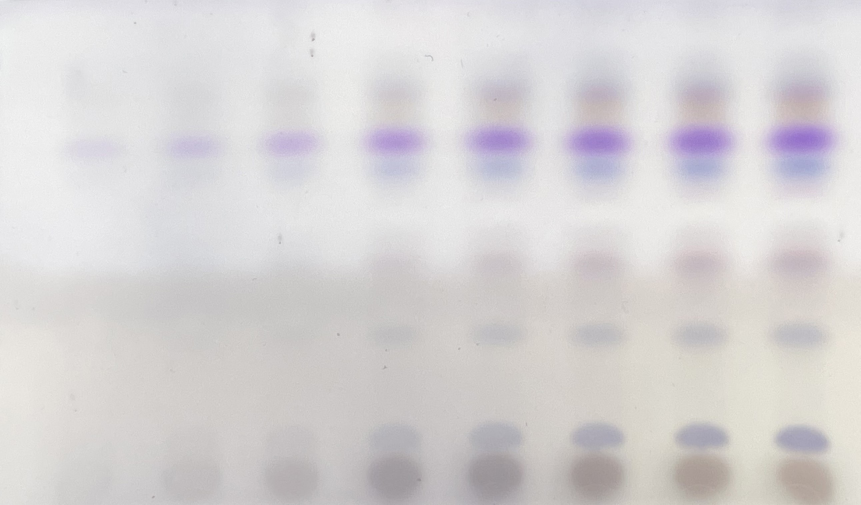
#> input picture test_images/5CY.jpg, 2581 x 1514 px, found by its file name (shown at 1/3 size)
$ python main.py
#> lines starting #> are read from the running program, lines starting #| are printed output that depends on the picture
### utils.py
import cv2
import numpy as np

def load_image(file_path):
    return cv2.imread(file_path, cv2.IMREAD_GRAYSCALE)
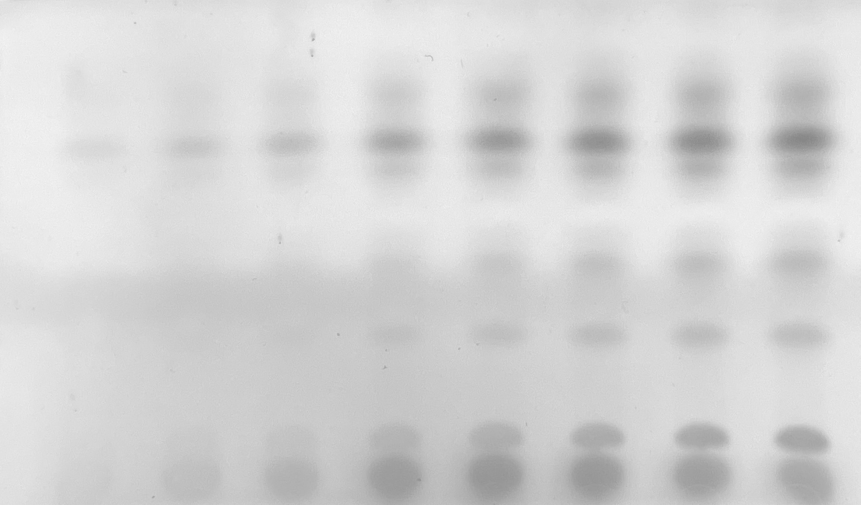
#> returned value: shape (1514, 2581) (shown at 1/3 size); min 132, max 246, mean 212.6

def resize_with_padding(image, target_size=(256, 256)):
#> called with target_size = (500, 750)
    h, w = image.shape[:2]
#> h = 1514; w = 2581
    scale = min(target_size[0] / h, target_size[1] / w)
#> scale = 0.291
    new_h, new_w = int(h * scale), int(w * scale)
#> new_h = 439; new_w = 750

    # Resize while keeping aspect ratio
    resized = cv2.resize(image, (new_w, new_h), interpolation=cv2.INTER_AREA)
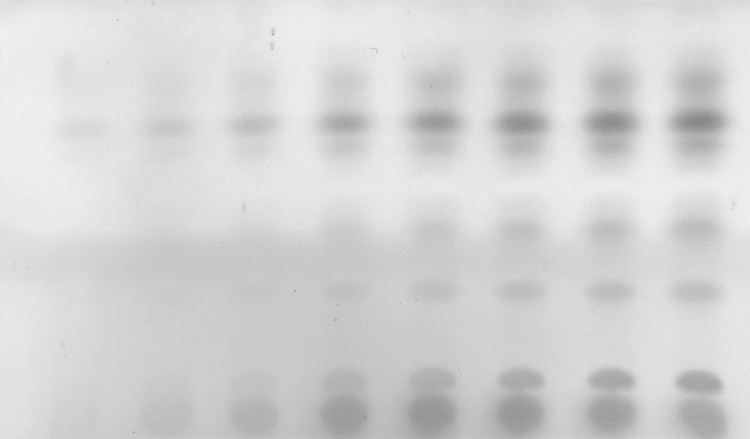
#> resized: shape (439, 750); min 134, max 242, mean 212.6

    # Pad the resized image to fit the target size
    pad_h = (target_size[0] - new_h) // 2
#> pad_h = 30
    pad_w = (target_size[1] - new_w) // 2
#> pad_w = 0
    padded = cv2.copyMakeBorder(resized, pad_h, pad_h, pad_w, pad_w, cv2.BORDER_CONSTANT, value=255)
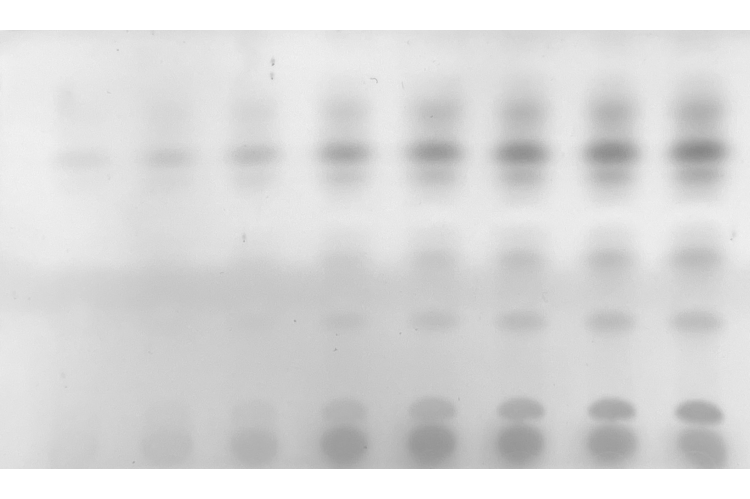
#> padded: shape (499, 750); min 134, max 255, mean 217.7

    return padded

### train.py
import numpy as np
import cv2
from scipy.optimize import minimize
from skimage.metrics import structural_similarity as ssim
import model
from features import local_variance, local_entropy, gradient_magnitude

def extract_features(image):
    variance = local_variance(image)
    gradient = gradient_magnitude(image)
    return np.stack([variance, gradient], axis=1)

def apply_processing(image, parameters):
    gaussian_blur_kernel_size, clahe_clip_limit, clahe_grid_size, adaptive_thresholding_block_size, adaptive_thresholding_constant, morph_kernel_size = parameters
    image = cv2.GaussianBlur(image, gaussian_blur_kernel_size)
    clahe_object = cv2.createCLAHE(clahe_clip_limit, clahe_grid_size)
    image = clahe_object.apply(image)
    mask = cv2.adaptiveThreshold(image, 255, cv2.ADAPTIVE_THRESH_MEAN_C, cv2.THRESH_BINARY_INV, adaptive_thresholding_block_size, adaptive_thresholding_constant)
    mask = cv2.morphologyEx(image, cv2.MORPH_OPEN, cv2.getStructuringElement(cv2.MORPH_ELLIPSE, morph_kernel_size))
    return cv2.bitwise_and(image, mask)

def calculate_psnr(image1, image2):
    return cv2.PSNR(image1, image2)

def calculate_ssim(image1, image2):
    return ssim(image1, image2, data_range=image2.max() - image2.min())

def cost_function(list_theta, image, reference_image, features, p_min, p_max):
    theta_0 = list_theta[0]
    theta_1 = list_theta[1:features.shape[1] + 1]
    theta_2 = list_theta[features.shape[1] + 1:].reshape(features.shape[1], features.shape[1])

    predicted_params = model.predict_parameter(features, theta_0, theta_1, theta_2, p_min, p_max)
    processed_image = apply_processing(image, predicted_params)

    psnr_value = calculate_psnr(processed_image, reference_image)
    ssim_value = calculate_ssim(processed_image, reference_image)

    return -psnr_value

def train_model(images, reference_images, p_min, p_max):
    """
    1. Extract feature from images
    2. Initialize theta_0 (scalar), theta_1 (vector), and theta_2 (matrix)
    3. Minimize cost function (PSNR, SSIM) by optimize theta value
    4. Return optimal theta
    """
    features = np.vstack([extract_features(img) for img in images])

    theta_0_init = np.random.randn(1)
    theta_1_init = np.random.randn(features.shape[1])
    theta_2_init = np.random.randn(features.shape[1], features.shape[1])
    initial_theta = np.concatenate([theta_0_init, theta_1_init, theta_2_init.flatten()], )

    result = minimize(cost_function, initial_theta, args=(images[0], reference_images[0], features, p_min, p_max), method='Nelder-Mead')
    theta_0 = result.x[0]
    theta_1 = result.x[1:features.shape[1] + 1]
    theta_2 = result.x[features.shape[1] + 1:].reshape(features.shape[1], features.shape[1])

    return theta_0, theta_1, theta_2

### main.py
from utils import load_image, resize_with_padding
from train import train_model
import numpy as np
import cv2

if __name__ == "__main__":
    file_path = 'C:\\Users\\Suttawee\\Desktop\\adaptive_tuning_model\\images'
    input_image_names = ['5CY.jpg', 'LPY.jpg', 'NGG.jpg']
    target_image_names = ['5CY.jpg', 'LPY.jpg', 'NGG.jpg']
    input_images = []
    target_images = []

    for image_name in input_image_names:
        image = load_image(file_path + '\\input\\' + image_name)
        input_images.append(resize_with_padding(image, target_size=(500, 750)))
#> pass 2 of the loop `for image_name in input_image_names:`:
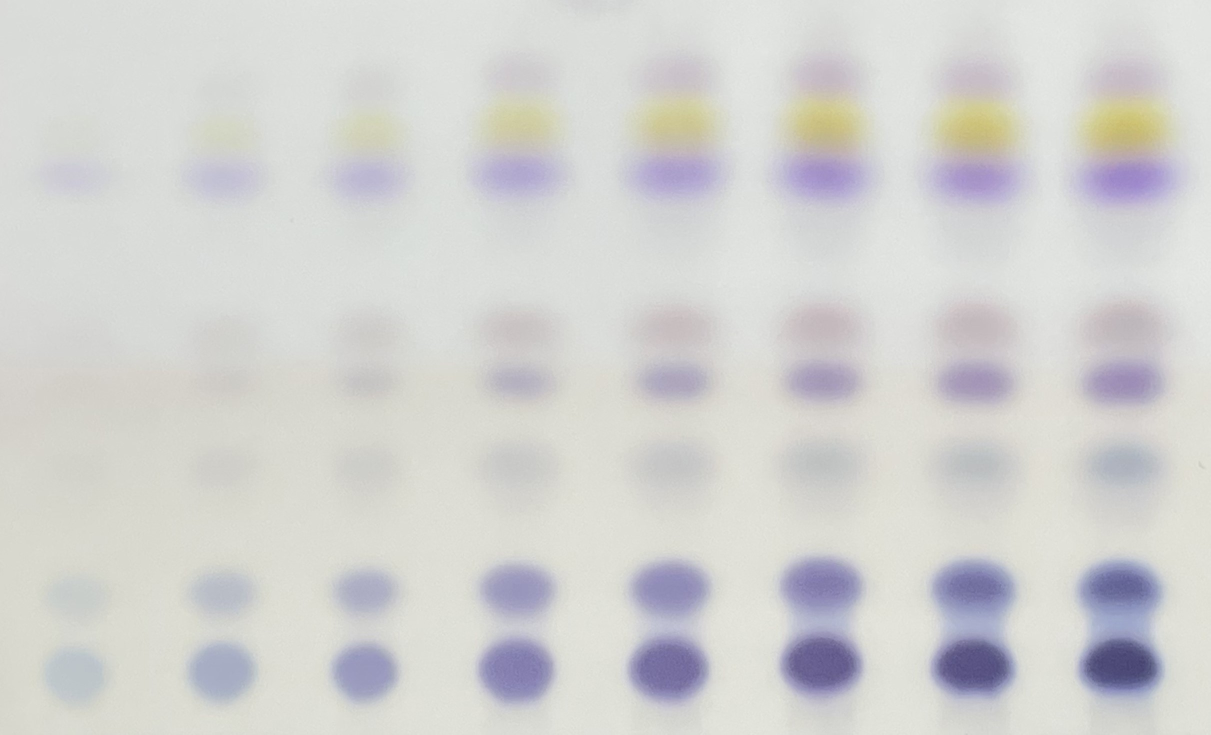
#> input picture test_images/LPY.jpg, 2421 x 1469 px, found by its file name (shown at 1/2 size)
#> in resize_with_padding (call 2), `resized = cv2.resize(image, (new_w, new_h), interpolation=cv2.INTER_AR..`:
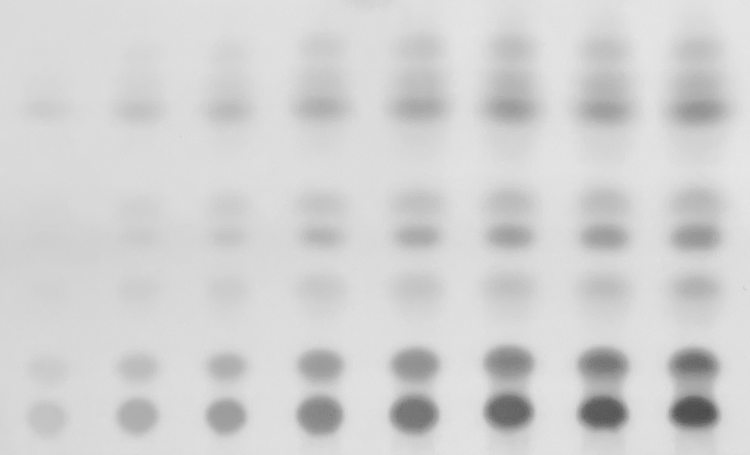
#> resized: shape (455, 750); min 74, max 232, mean 210
#> in resize_with_padding (call 2), `padded = cv2.copyMakeBorder(resized, pad_h, pad_h, pad_w, pad_w, cv2.B..`:
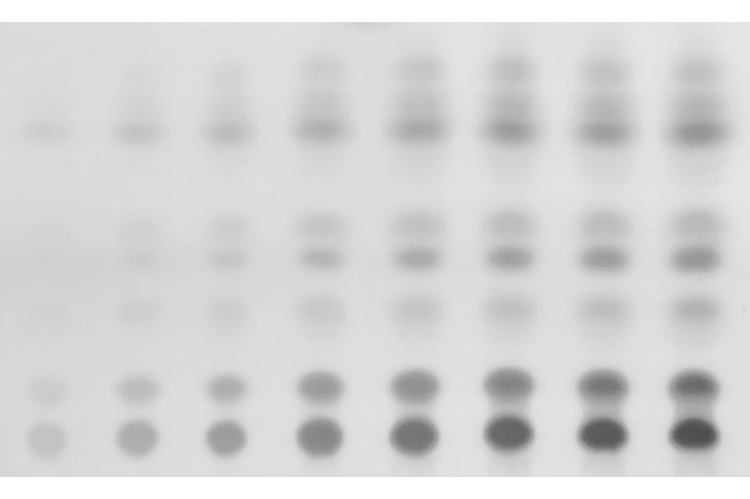
#> padded: shape (499, 750); min 74, max 255, mean 214
#> pass 3 of the loop `for image_name in input_image_names:`:
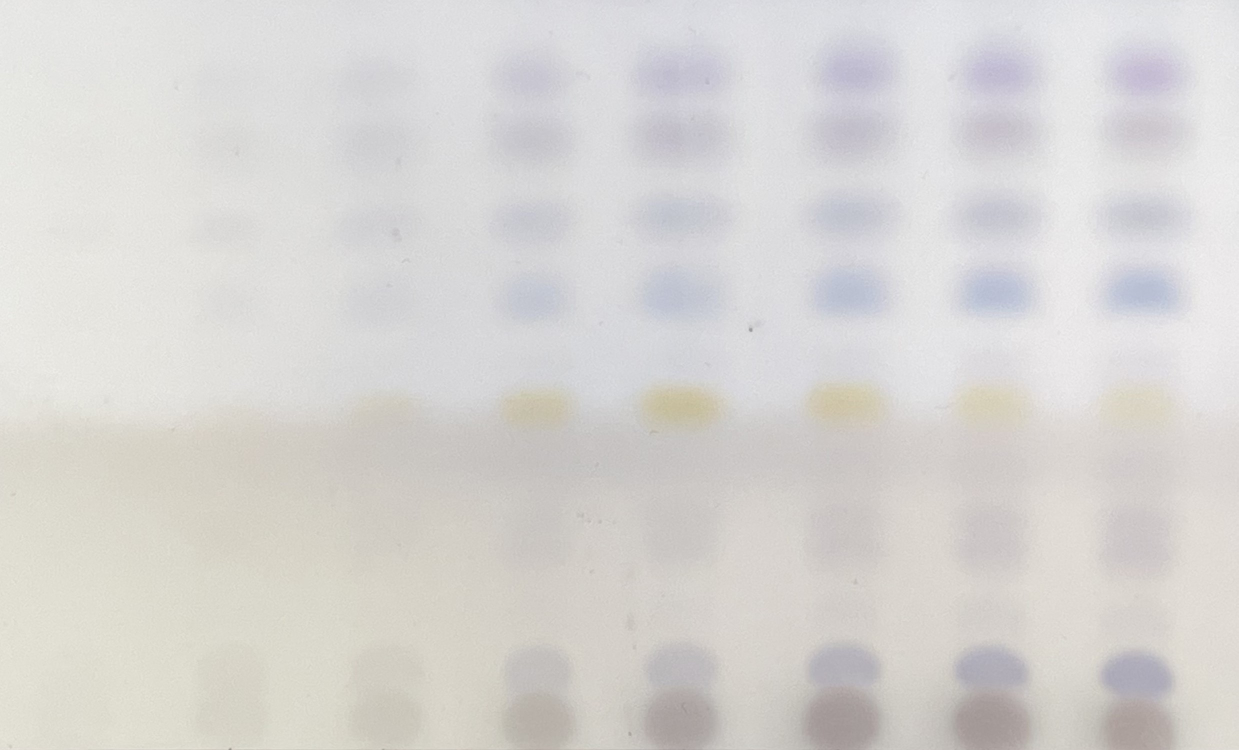
#> input picture test_images/NGG.jpg, 2477 x 1500 px, found by its file name (shown at 1/2 size)
#> in resize_with_padding (call 3), `resized = cv2.resize(image, (new_w, new_h), interpolation=cv2.INTER_AR..`:
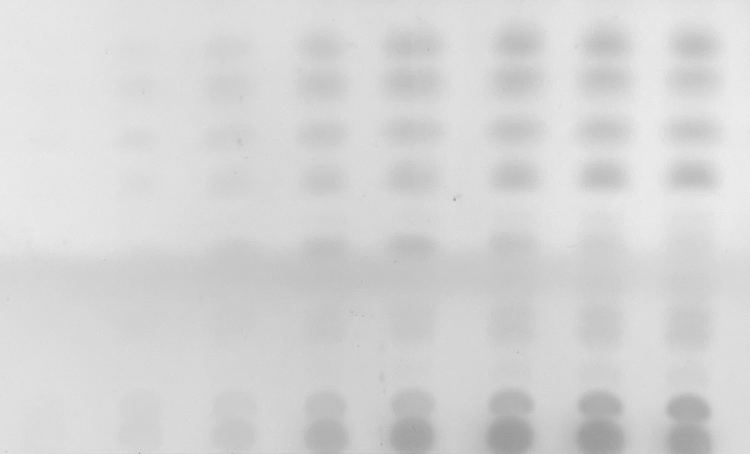
#> resized: shape (454, 750); min 154, max 239, mean 213.2
#> in resize_with_padding (call 3), `padded = cv2.copyMakeBorder(resized, pad_h, pad_h, pad_w, pad_w, cv2.B..`:
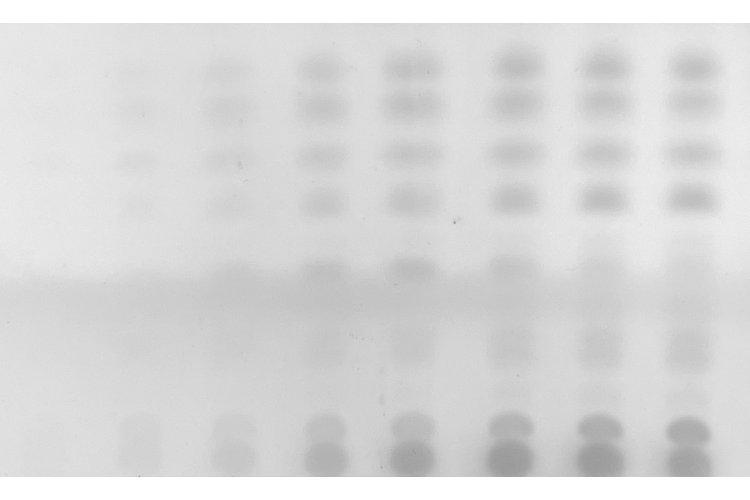
#> padded: shape (500, 750); min 154, max 255, mean 217

    for image_name in target_image_names:
        image = load_image(file_path + '\\target\\' + image_name)
        target_images.append(resize_with_padding(image, target_size=(500, 750)))
#> pass 2 of the loop `for image_name in target_image_names:`:
#> pass 3 of the loop `for image_name in target_image_names:`:

    """
    PARAMETER LISTS
        - GAUSSIAN_BLUR_KERNEL_SIZE
        - CLAHE_CLIP_LIMIT
        - CLAHE_GRID_SIZE
        - ADAPTIVE_THRESHOLDING_BLOCK_SIZE
        - ADAPTIVE_THRESHOLDING_CONSTANT
        - MORPH_KERNEL_SIZE
    """
    p_min = np.array([3, 1.0, 3, 3, 0, 3])
    p_max = np.array([29, 5.0, 29, 29, 100, 29])

    theta_0, theta_1, theta_2 = train_model(input_images, target_images, p_min, p_max)
#> (the run stopped early here; a loop or call above may not have finished)
